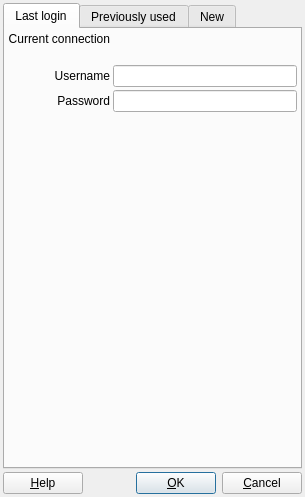
<?xml version="1.0" encoding="UTF-8"?>
<ui version="4.0">
 <class>DB_ConnectionDialog</class>
 <widget class="QDialog" name="DB_ConnectionDialog">
  <property name="geometry">
   <rect>
    <x>0</x>
    <y>0</y>
    <width>305</width>
    <height>448</height>
   </rect>
  </property>
  <property name="baseSize">
   <size>
    <width>258</width>
    <height>431</height>
   </size>
  </property>
  <property name="windowTitle">
   <string>Connect...</string>
  </property>
  <property name="windowIcon">
   <iconset resource="db.qrc">
    <normaloff>:/images/biluna16.png</normaloff>:/images/biluna16.png</iconset>
  </property>
  <layout class="QGridLayout" name="gridLayout_3">
   <property name="leftMargin">
    <number>3</number>
   </property>
   <property name="topMargin">
    <number>3</number>
   </property>
   <property name="rightMargin">
    <number>3</number>
   </property>
   <property name="bottomMargin">
    <number>3</number>
   </property>
   <property name="spacing">
    <number>3</number>
   </property>
   <item row="1" column="0">
    <layout class="QHBoxLayout">
     <property name="spacing">
      <number>6</number>
     </property>
     <property name="leftMargin">
      <number>0</number>
     </property>
     <property name="topMargin">
      <number>0</number>
     </property>
     <property name="rightMargin">
      <number>0</number>
     </property>
     <property name="bottomMargin">
      <number>0</number>
     </property>
     <item>
      <widget class="QPushButton" name="pbHelp">
       <property name="text">
        <string>&amp;Help</string>
       </property>
      </widget>
     </item>
     <item>
      <spacer>
       <property name="orientation">
        <enum>Qt::Horizontal</enum>
       </property>
       <property name="sizeType">
        <enum>QSizePolicy::Expanding</enum>
       </property>
       <property name="sizeHint" stdset="0">
        <size>
         <width>20</width>
         <height>20</height>
        </size>
       </property>
      </spacer>
     </item>
     <item>
      <widget class="QPushButton" name="okButton">
       <property name="text">
        <string>&amp;OK</string>
       </property>
       <property name="default">
        <bool>true</bool>
       </property>
      </widget>
     </item>
     <item>
      <widget class="QPushButton" name="cancelButton">
       <property name="text">
        <string>&amp;Cancel</string>
       </property>
      </widget>
     </item>
    </layout>
   </item>
   <item row="0" column="0">
    <widget class="QTabWidget" name="tabWidget">
     <property name="currentIndex">
      <number>0</number>
     </property>
     <widget class="QWidget" name="tab">
      <attribute name="title">
       <string>Last login</string>
      </attribute>
      <layout class="QGridLayout" name="gridLayout_5">
       <property name="leftMargin">
        <number>3</number>
       </property>
       <property name="topMargin">
        <number>3</number>
       </property>
       <property name="rightMargin">
        <number>3</number>
       </property>
       <property name="bottomMargin">
        <number>3</number>
       </property>
       <property name="spacing">
        <number>3</number>
       </property>
       <item row="0" column="0">
        <layout class="QFormLayout" name="formLayout">
         <property name="labelAlignment">
          <set>Qt::AlignRight|Qt::AlignTrailing|Qt::AlignVCenter</set>
         </property>
         <item row="0" column="0">
          <widget class="QLabel" name="lblCurrent">
           <property name="text">
            <string>Current connection</string>
           </property>
           <property name="alignment">
            <set>Qt::AlignRight|Qt::AlignTop|Qt::AlignTrailing</set>
           </property>
          </widget>
         </item>
         <item row="0" column="1">
          <widget class="QLabel" name="lblConnection">
           <property name="minimumSize">
            <size>
             <width>0</width>
             <height>30</height>
            </size>
           </property>
           <property name="text">
            <string>&lt;Select new&gt;</string>
           </property>
           <property name="alignment">
            <set>Qt::AlignLeading|Qt::AlignLeft|Qt::AlignTop</set>
           </property>
           <property name="wordWrap">
            <bool>true</bool>
           </property>
          </widget>
         </item>
         <item row="1" column="0">
          <widget class="QLabel" name="lblCurrentUserName">
           <property name="text">
            <string>Username</string>
           </property>
           <property name="alignment">
            <set>Qt::AlignRight|Qt::AlignTrailing|Qt::AlignVCenter</set>
           </property>
          </widget>
         </item>
         <item row="1" column="1">
          <widget class="QLineEdit" name="leCurrentUserName"/>
         </item>
         <item row="2" column="0">
          <widget class="QLabel" name="label_6">
           <property name="text">
            <string>Password</string>
           </property>
           <property name="alignment">
            <set>Qt::AlignRight|Qt::AlignTrailing|Qt::AlignVCenter</set>
           </property>
          </widget>
         </item>
         <item row="2" column="1">
          <widget class="QLineEdit" name="leCurrentPassword">
           <property name="echoMode">
            <enum>QLineEdit::Password</enum>
           </property>
          </widget>
         </item>
        </layout>
       </item>
      </layout>
     </widget>
     <widget class="QWidget" name="tabPrevious">
      <attribute name="title">
       <string>Previously used</string>
      </attribute>
      <attribute name="toolTip">
       <string>Previously used databases</string>
      </attribute>
      <layout class="QGridLayout" name="gridLayout">
       <property name="leftMargin">
        <number>3</number>
       </property>
       <property name="topMargin">
        <number>3</number>
       </property>
       <property name="rightMargin">
        <number>3</number>
       </property>
       <property name="bottomMargin">
        <number>3</number>
       </property>
       <property name="spacing">
        <number>3</number>
       </property>
       <item row="0" column="0">
        <widget class="QListView" name="lvPrevious"/>
       </item>
      </layout>
     </widget>
     <widget class="QWidget" name="tabNew">
      <attribute name="title">
       <string>New</string>
      </attribute>
      <attribute name="toolTip">
       <string>New database connection</string>
      </attribute>
      <layout class="QGridLayout" name="gridLayout_2">
       <property name="leftMargin">
        <number>3</number>
       </property>
       <property name="topMargin">
        <number>3</number>
       </property>
       <property name="rightMargin">
        <number>3</number>
       </property>
       <property name="bottomMargin">
        <number>3</number>
       </property>
       <property name="spacing">
        <number>3</number>
       </property>
       <item row="1" column="0">
        <widget class="QGroupBox" name="gbServerSettings">
         <property name="title">
          <string>Server database settings</string>
         </property>
         <layout class="QGridLayout" name="gridLayout_4">
          <property name="leftMargin">
           <number>3</number>
          </property>
          <property name="topMargin">
           <number>3</number>
          </property>
          <property name="rightMargin">
           <number>3</number>
          </property>
          <property name="bottomMargin">
           <number>3</number>
          </property>
          <property name="spacing">
           <number>3</number>
          </property>
          <item row="0" column="0">
           <widget class="QLabel" name="textLabel2">
            <property name="text">
             <string>D&amp;river</string>
            </property>
            <property name="alignment">
             <set>Qt::AlignRight|Qt::AlignTrailing|Qt::AlignVCenter</set>
            </property>
            <property name="buddy">
             <cstring>cbDbDriver</cstring>
            </property>
           </widget>
          </item>
          <item row="0" column="1" colspan="2">
           <widget class="QComboBox" name="cbDbDriver"/>
          </item>
          <item row="1" column="0">
           <widget class="QLabel" name="textLabel5">
            <property name="text">
             <string>&amp;Host name</string>
            </property>
            <property name="alignment">
             <set>Qt::AlignRight|Qt::AlignTrailing|Qt::AlignVCenter</set>
            </property>
            <property name="buddy">
             <cstring>leDbHost</cstring>
            </property>
           </widget>
          </item>
          <item row="1" column="1" colspan="2">
           <widget class="QLineEdit" name="leDbHost"/>
          </item>
          <item row="2" column="0">
           <widget class="QLabel" name="textLabel5_2">
            <property name="text">
             <string>P&amp;ort</string>
            </property>
            <property name="alignment">
             <set>Qt::AlignRight|Qt::AlignTrailing|Qt::AlignVCenter</set>
            </property>
            <property name="buddy">
             <cstring>sbDbPort</cstring>
            </property>
           </widget>
          </item>
          <item row="2" column="1" colspan="2">
           <widget class="QSpinBox" name="sbDbPort">
            <property name="specialValueText">
             <string>Default</string>
            </property>
            <property name="minimum">
             <number>-1</number>
            </property>
            <property name="maximum">
             <number>65535</number>
            </property>
            <property name="value">
             <number>-1</number>
            </property>
           </widget>
          </item>
          <item row="3" column="0">
           <widget class="QLabel" name="textLabel4">
            <property name="text">
             <string>&amp;User name</string>
            </property>
            <property name="alignment">
             <set>Qt::AlignRight|Qt::AlignTrailing|Qt::AlignVCenter</set>
            </property>
            <property name="buddy">
             <cstring>leDbUser</cstring>
            </property>
           </widget>
          </item>
          <item row="3" column="1" colspan="2">
           <widget class="QLineEdit" name="leDbUser"/>
          </item>
          <item row="4" column="0">
           <widget class="QLabel" name="textLabel4_2">
            <property name="text">
             <string>&amp;Password</string>
            </property>
            <property name="alignment">
             <set>Qt::AlignRight|Qt::AlignTrailing|Qt::AlignVCenter</set>
            </property>
            <property name="buddy">
             <cstring>leDbPassword</cstring>
            </property>
           </widget>
          </item>
          <item row="4" column="1" colspan="2">
           <widget class="QLineEdit" name="leDbPassword">
            <property name="echoMode">
             <enum>QLineEdit::Password</enum>
            </property>
           </widget>
          </item>
          <item row="5" column="0">
           <widget class="QLabel" name="textLabel3">
            <property name="text">
             <string>&amp;Database name</string>
            </property>
            <property name="alignment">
             <set>Qt::AlignRight|Qt::AlignTrailing|Qt::AlignVCenter</set>
            </property>
            <property name="buddy">
             <cstring>leDbName</cstring>
            </property>
           </widget>
          </item>
          <item row="5" column="1" colspan="2">
           <widget class="QLineEdit" name="leDbName"/>
          </item>
          <item row="6" column="0">
           <widget class="QLabel" name="label_3">
            <property name="text">
             <string>Keep alive interval</string>
            </property>
           </widget>
          </item>
          <item row="6" column="1">
           <widget class="QSpinBox" name="sbKeepAliveInterval">
            <property name="alignment">
             <set>Qt::AlignRight|Qt::AlignTrailing|Qt::AlignVCenter</set>
            </property>
            <property name="maximum">
             <number>9999</number>
            </property>
           </widget>
          </item>
          <item row="6" column="2">
           <widget class="QLabel" name="label_4">
            <property name="sizePolicy">
             <sizepolicy hsizetype="Preferred" vsizetype="Preferred">
              <horstretch>0</horstretch>
              <verstretch>0</verstretch>
             </sizepolicy>
            </property>
            <property name="text">
             <string>Second</string>
            </property>
           </widget>
          </item>
         </layout>
        </widget>
       </item>
       <item row="2" column="0">
        <widget class="QGroupBox" name="gbLogin">
         <property name="title">
          <string>Server database user login</string>
         </property>
         <layout class="QFormLayout" name="formLayout_2">
          <property name="labelAlignment">
           <set>Qt::AlignRight|Qt::AlignTrailing|Qt::AlignVCenter</set>
          </property>
          <property name="horizontalSpacing">
           <number>3</number>
          </property>
          <property name="verticalSpacing">
           <number>3</number>
          </property>
          <property name="leftMargin">
           <number>3</number>
          </property>
          <property name="topMargin">
           <number>3</number>
          </property>
          <property name="rightMargin">
           <number>3</number>
          </property>
          <property name="bottomMargin">
           <number>3</number>
          </property>
          <item row="0" column="0">
           <widget class="QLabel" name="label">
            <property name="text">
             <string>Login user &amp;name</string>
            </property>
            <property name="buddy">
             <cstring>leUserName</cstring>
            </property>
           </widget>
          </item>
          <item row="0" column="1">
           <widget class="QLineEdit" name="leUserName"/>
          </item>
          <item row="1" column="0">
           <widget class="QLabel" name="label_2">
            <property name="text">
             <string>Login pass&amp;word</string>
            </property>
            <property name="buddy">
             <cstring>leUserPassword</cstring>
            </property>
           </widget>
          </item>
          <item row="1" column="1">
           <widget class="QLineEdit" name="leUserPassword">
            <property name="echoMode">
             <enum>QLineEdit::Password</enum>
            </property>
           </widget>
          </item>
          <item row="2" column="0">
           <widget class="QPushButton" name="pbTestConnection">
            <property name="text">
             <string>&amp;Test Connection</string>
            </property>
           </widget>
          </item>
          <item row="2" column="1">
           <widget class="QLineEdit" name="leTestConnection"/>
          </item>
         </layout>
        </widget>
       </item>
       <item row="6" column="0">
        <widget class="QGroupBox" name="gbLocalSettings">
         <property name="title">
          <string>Local database path/name</string>
         </property>
         <layout class="QGridLayout">
          <property name="leftMargin">
           <number>3</number>
          </property>
          <property name="topMargin">
           <number>3</number>
          </property>
          <property name="rightMargin">
           <number>3</number>
          </property>
          <property name="bottomMargin">
           <number>3</number>
          </property>
          <property name="spacing">
           <number>3</number>
          </property>
          <item row="0" column="0">
           <widget class="QLineEdit" name="leLocalDbName"/>
          </item>
          <item row="0" column="1">
           <widget class="QToolButton" name="pbSelectLocalDatabase">
            <property name="text">
             <string>...</string>
            </property>
           </widget>
          </item>
         </layout>
        </widget>
       </item>
       <item row="4" column="0">
        <widget class="QRadioButton" name="rbLocalAccessDb">
         <property name="text">
          <string>Local &amp;MS Access (.mdb) - open</string>
         </property>
        </widget>
       </item>
       <item row="5" column="0">
        <widget class="QRadioButton" name="rbLocalSqliteDb">
         <property name="text">
          <string>Local S&amp;qlite (.db3) - open or create</string>
         </property>
        </widget>
       </item>
       <item row="0" column="0">
        <widget class="QRadioButton" name="rbServerDatabase">
         <property name="text">
          <string>&amp;Server Database</string>
         </property>
        </widget>
       </item>
       <item row="3" column="0">
        <spacer name="verticalSpacer">
         <property name="orientation">
          <enum>Qt::Vertical</enum>
         </property>
         <property name="sizeHint" stdset="0">
          <size>
           <width>20</width>
           <height>40</height>
          </size>
         </property>
        </spacer>
       </item>
      </layout>
     </widget>
    </widget>
   </item>
  </layout>
 </widget>
 <tabstops>
  <tabstop>leCurrentUserName</tabstop>
  <tabstop>leCurrentPassword</tabstop>
  <tabstop>okButton</tabstop>
  <tabstop>cancelButton</tabstop>
  <tabstop>pbHelp</tabstop>
  <tabstop>tabWidget</tabstop>
  <tabstop>lvPrevious</tabstop>
  <tabstop>rbServerDatabase</tabstop>
  <tabstop>cbDbDriver</tabstop>
  <tabstop>leDbHost</tabstop>
  <tabstop>sbDbPort</tabstop>
  <tabstop>leDbUser</tabstop>
  <tabstop>leDbPassword</tabstop>
  <tabstop>leDbName</tabstop>
  <tabstop>sbKeepAliveInterval</tabstop>
  <tabstop>leUserName</tabstop>
  <tabstop>leUserPassword</tabstop>
  <tabstop>leTestConnection</tabstop>
  <tabstop>pbTestConnection</tabstop>
  <tabstop>rbLocalAccessDb</tabstop>
  <tabstop>rbLocalSqliteDb</tabstop>
  <tabstop>leLocalDbName</tabstop>
  <tabstop>pbSelectLocalDatabase</tabstop>
 </tabstops>
 <resources>
  <include location="db.qrc"/>
 </resources>
 <connections/>
</ui>
